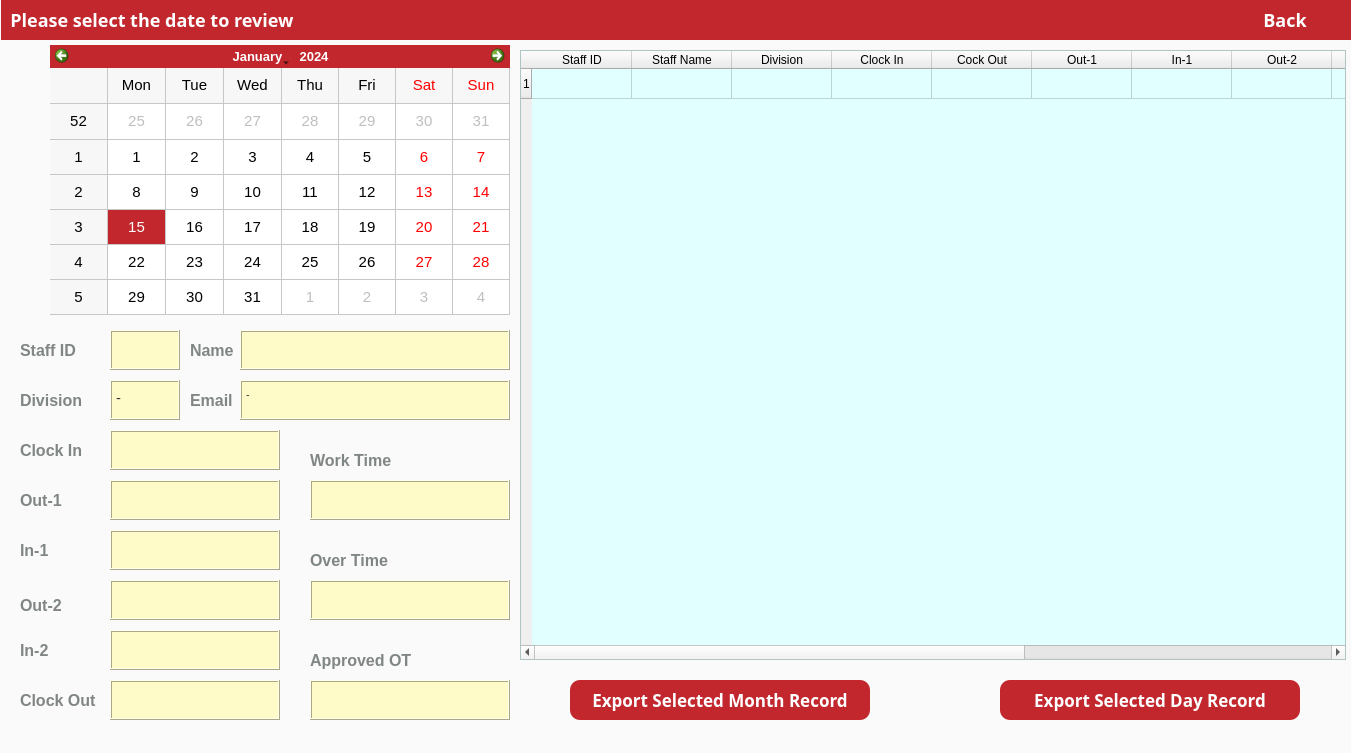
<?xml version="1.0" encoding="UTF-8"?>
<ui version="4.0">
 <class>ClockReview</class>
 <widget class="QMainWindow" name="ClockReview">
  <property name="geometry">
   <rect>
    <x>0</x>
    <y>0</y>
    <width>1351</width>
    <height>753</height>
   </rect>
  </property>
  <property name="minimumSize">
   <size>
    <width>1351</width>
    <height>753</height>
   </size>
  </property>
  <property name="maximumSize">
   <size>
    <width>1351</width>
    <height>753</height>
   </size>
  </property>
  <property name="windowTitle">
   <string>Clock In &amp; Out Review</string>
  </property>
  <property name="styleSheet">
   <string notr="true">QMainWindow {
	background-color:rgb(250, 250, 250);
}

</string>
  </property>
  <widget class="QWidget" name="centralwidget">
   <widget class="QCalendarWidget" name="calendarWidget">
    <property name="geometry">
     <rect>
      <x>50</x>
      <y>45</y>
      <width>460</width>
      <height>270</height>
     </rect>
    </property>
    <property name="font">
     <font>
      <pointsize>10</pointsize>
     </font>
    </property>
    <property name="autoFillBackground">
     <bool>false</bool>
    </property>
    <property name="styleSheet">
     <string notr="true">QCalendarWidget QTableView {
    selection-background-color: #C1272D;
	font-size: 15px;
}

#qt_calendar_navigationbar {
    background-color: #C1272D;
	font-weight: bold;
    color: white;
}</string>
    </property>
    <property name="gridVisible">
     <bool>true</bool>
    </property>
    <property name="navigationBarVisible">
     <bool>true</bool>
    </property>
   </widget>
   <widget class="QLabel" name="label_13">
    <property name="geometry">
     <rect>
      <x>20</x>
      <y>630</y>
      <width>50</width>
      <height>40</height>
     </rect>
    </property>
    <property name="font">
     <font>
      <family>Microsoft Yahei UI</family>
      <pointsize>-1</pointsize>
      <weight>75</weight>
      <bold>true</bold>
     </font>
    </property>
    <property name="styleSheet">
     <string notr="true">QLabel
{
    font-family:Microsoft Yahei UI;
    font-size:16px; 
	font-weight: bold;
    color:rgb(128, 134, 132)
}</string>
    </property>
    <property name="text">
     <string>In-2</string>
    </property>
   </widget>
   <widget class="QLabel" name="label_10">
    <property name="geometry">
     <rect>
      <x>20</x>
      <y>480</y>
      <width>60</width>
      <height>40</height>
     </rect>
    </property>
    <property name="font">
     <font>
      <family>Microsoft Yahei UI</family>
      <pointsize>-1</pointsize>
      <weight>75</weight>
      <bold>true</bold>
     </font>
    </property>
    <property name="styleSheet">
     <string notr="true">QLabel
{
    font-family:Microsoft Yahei UI;
    font-size:16px; 
	font-weight: bold;
    color:rgb(128, 134, 132)
}</string>
    </property>
    <property name="text">
     <string>Out-1</string>
    </property>
   </widget>
   <widget class="QLabel" name="label_12">
    <property name="geometry">
     <rect>
      <x>20</x>
      <y>590</y>
      <width>60</width>
      <height>31</height>
     </rect>
    </property>
    <property name="font">
     <font>
      <family>Microsoft Yahei UI</family>
      <pointsize>-1</pointsize>
      <weight>75</weight>
      <bold>true</bold>
     </font>
    </property>
    <property name="styleSheet">
     <string notr="true">QLabel
{
    font-family:Microsoft Yahei UI;
    font-size:16px; 
	font-weight: bold;
    color:rgb(128, 134, 132)
}</string>
    </property>
    <property name="text">
     <string>Out-2</string>
    </property>
   </widget>
   <widget class="QLabel" name="label_3">
    <property name="geometry">
     <rect>
      <x>20</x>
      <y>430</y>
      <width>90</width>
      <height>40</height>
     </rect>
    </property>
    <property name="font">
     <font>
      <family>Microsoft Yahei UI</family>
      <pointsize>-1</pointsize>
      <weight>75</weight>
      <bold>true</bold>
     </font>
    </property>
    <property name="styleSheet">
     <string notr="true">QLabel
{
    font-family:Microsoft Yahei UI;
    font-size:16px; 
	font-weight: bold;
    color:rgb(128, 134, 132)
}</string>
    </property>
    <property name="text">
     <string>Clock In</string>
    </property>
   </widget>
   <widget class="QPushButton" name="pushButton_2">
    <property name="geometry">
     <rect>
      <x>1220</x>
      <y>0</y>
      <width>130</width>
      <height>40</height>
     </rect>
    </property>
    <property name="maximumSize">
     <size>
      <width>1548</width>
      <height>753</height>
     </size>
    </property>
    <property name="styleSheet">
     <string notr="true">QPushButton
{
    /*字体为微软雅黑*/
    font-family:Microsoft Yahei;
    /*字体大小为20点*/
    font-size:18px;
    /*字体颜色为白色*/
	font-weight:bold;    
    color:white;
    /*背景颜色*/  
    background-color:#C1272D;
    /*边框圆角半径为8像素*/ 
    border-radius:10px;
}

/*按钮停留态*/
QPushButton:hover
{
    /*背景颜色*/  
    background-color:#9e1e24;
    padding-left:-3px;
    /*上内边距为3像素，让按下时字向下移动3像素*/  
    padding-top:-3px;
}

/*按钮按下态*/
QPushButton:pressed
{
    /*背景颜色*/  
    background-color:#CD5257;
    /*左内边距为3像素，让按下时字向右移动3像素*/  
    padding-left:3px;
    /*上内边距为3像素，让按下时字向下移动3像素*/  
    padding-top:3px;
}</string>
    </property>
    <property name="text">
     <string>Back</string>
    </property>
   </widget>
   <widget class="QLabel" name="label_11">
    <property name="geometry">
     <rect>
      <x>20</x>
      <y>530</y>
      <width>60</width>
      <height>40</height>
     </rect>
    </property>
    <property name="font">
     <font>
      <family>Microsoft Yahei UI</family>
      <pointsize>-1</pointsize>
      <weight>75</weight>
      <bold>true</bold>
     </font>
    </property>
    <property name="styleSheet">
     <string notr="true">QLabel
{
    font-family:Microsoft Yahei UI;
    font-size:16px; 
	font-weight: bold;
    color:rgb(128, 134, 132)
}</string>
    </property>
    <property name="text">
     <string>In-1</string>
    </property>
   </widget>
   <widget class="QPushButton" name="pushButton">
    <property name="geometry">
     <rect>
      <x>1000</x>
      <y>680</y>
      <width>300</width>
      <height>40</height>
     </rect>
    </property>
    <property name="font">
     <font>
      <family>Microsoft Yahei</family>
      <pointsize>-1</pointsize>
      <weight>75</weight>
      <bold>true</bold>
     </font>
    </property>
    <property name="styleSheet">
     <string notr="true">QPushButton
{
    /*字体为微软雅黑*/
    font-family:Microsoft Yahei;
    /*字体大小为20点*/
    font-size:17px;
    /*字体颜色为白色*/
	font-weight: bold;    
    color:white;
    /*背景颜色*/  
    background-color:#C1272D;
    /*边框圆角半径为8像素*/ 
    border-radius:10px;
}

/*按钮停留态*/
QPushButton:hover
{
    /*背景颜色*/  
    background-color:#9e1e24;
    padding-left:-3px;
    /*上内边距为3像素，让按下时字向下移动3像素*/  
    padding-top:-3px;
}

/*按钮按下态*/
QPushButton:pressed
{
    /*背景颜色*/  
    background-color:#CD5257;
    /*左内边距为3像素，让按下时字向右移动3像素*/  
    padding-left:3px;
    /*上内边距为3像素，让按下时字向下移动3像素*/  
    padding-top:3px;
}</string>
    </property>
    <property name="text">
     <string>Export Selected Day Record</string>
    </property>
   </widget>
   <widget class="QLabel" name="label_2">
    <property name="geometry">
     <rect>
      <x>1</x>
      <y>0</y>
      <width>1350</width>
      <height>40</height>
     </rect>
    </property>
    <property name="styleSheet">
     <string notr="true">QWidget
{
    /*字体为微软雅黑*/
    font-family:Microsoft Yahei;
    /*字体大小为20点*/
    font-size:18px;
    /*字体颜色为白色*/    
	font-weight:bold;
    color:white;
    /*背景颜色*/  
    background-color:#C1272D;

}
</string>
    </property>
    <property name="text">
     <string>  Please select the date to review</string>
    </property>
    <property name="alignment">
     <set>Qt::AlignLeading|Qt::AlignLeft|Qt::AlignVCenter</set>
    </property>
   </widget>
   <widget class="QTableWidget" name="tableWidget_3">
    <property name="geometry">
     <rect>
      <x>520</x>
      <y>50</y>
      <width>826</width>
      <height>610</height>
     </rect>
    </property>
    <property name="font">
     <font>
      <pointsize>9</pointsize>
     </font>
    </property>
    <property name="styleSheet">
     <string notr="true">QTableWidget
{
	background-color: rgb(225, 255, 254);

}</string>
    </property>
    <property name="frameShape">
     <enum>QFrame::StyledPanel</enum>
    </property>
    <property name="frameShadow">
     <enum>QFrame::Sunken</enum>
    </property>
    <property name="sizeAdjustPolicy">
     <enum>QAbstractScrollArea::AdjustToContentsOnFirstShow</enum>
    </property>
    <property name="selectionBehavior">
     <enum>QAbstractItemView::SelectRows</enum>
    </property>
    <property name="showGrid">
     <bool>true</bool>
    </property>
    <property name="gridStyle">
     <enum>Qt::SolidLine</enum>
    </property>
    <property name="rowCount">
     <number>1</number>
    </property>
    <property name="columnCount">
     <number>13</number>
    </property>
    <attribute name="horizontalHeaderCascadingSectionResizes">
     <bool>true</bool>
    </attribute>
    <attribute name="verticalHeaderShowSortIndicator" stdset="0">
     <bool>false</bool>
    </attribute>
    <attribute name="verticalHeaderStretchLastSection">
     <bool>false</bool>
    </attribute>
    <row/>
    <column>
     <property name="text">
      <string>Staff ID</string>
     </property>
    </column>
    <column>
     <property name="text">
      <string>Staff Name</string>
     </property>
    </column>
    <column>
     <property name="text">
      <string>Division</string>
     </property>
    </column>
    <column>
     <property name="text">
      <string>Clock In</string>
     </property>
    </column>
    <column>
     <property name="text">
      <string>Cock Out</string>
     </property>
    </column>
    <column>
     <property name="text">
      <string>Out-1</string>
     </property>
    </column>
    <column>
     <property name="text">
      <string>In-1</string>
     </property>
    </column>
    <column>
     <property name="text">
      <string>Out-2</string>
     </property>
    </column>
    <column>
     <property name="text">
      <string>In-2</string>
     </property>
    </column>
    <column>
     <property name="text">
      <string>Work Time</string>
     </property>
    </column>
    <column>
     <property name="text">
      <string>Over Time</string>
     </property>
    </column>
    <column>
     <property name="text">
      <string>Approved OT</string>
     </property>
    </column>
    <column>
     <property name="text">
      <string>Email</string>
     </property>
    </column>
   </widget>
   <widget class="QLabel" name="label_8">
    <property name="geometry">
     <rect>
      <x>20</x>
      <y>330</y>
      <width>90</width>
      <height>40</height>
     </rect>
    </property>
    <property name="font">
     <font>
      <family>Microsoft Yahei UI</family>
      <pointsize>-1</pointsize>
      <weight>75</weight>
      <bold>true</bold>
     </font>
    </property>
    <property name="styleSheet">
     <string notr="true">QLabel
{
    font-family:Microsoft Yahei UI;
    font-size:16px; 
	font-weight: bold;
    color:rgb(128, 134, 132)
}</string>
    </property>
    <property name="text">
     <string>Staff ID</string>
    </property>
   </widget>
   <widget class="QTextEdit" name="textEdit_10">
    <property name="geometry">
     <rect>
      <x>110</x>
      <y>330</y>
      <width>70</width>
      <height>40</height>
     </rect>
    </property>
    <property name="styleSheet">
     <string notr="true">QTextEdit

{
    /*字体为微软雅黑*/
    font-family:Microsoft Yahei;
    /*字体大小为20点*/
	color:rgb(50, 50, 50);
   font-size:15px;
	background-color:rgb(255, 251, 201);
}
</string>
    </property>
    <property name="frameShape">
     <enum>QFrame::Box</enum>
    </property>
    <property name="frameShadow">
     <enum>QFrame::Raised</enum>
    </property>
    <property name="lineWidth">
     <number>1</number>
    </property>
    <property name="html">
     <string>&lt;!DOCTYPE HTML PUBLIC &quot;-//W3C//DTD HTML 4.0//EN&quot; &quot;http://www.w3.org/TR/REC-html40/strict.dtd&quot;&gt;
&lt;html&gt;&lt;head&gt;&lt;meta name=&quot;qrichtext&quot; content=&quot;1&quot; /&gt;&lt;style type=&quot;text/css&quot;&gt;
p, li { white-space: pre-wrap; }
&lt;/style&gt;&lt;/head&gt;&lt;body style=&quot; font-family:'Microsoft Yahei'; font-size:15px; font-weight:400; font-style:normal;&quot;&gt;
&lt;p style=&quot;-qt-paragraph-type:empty; margin-top:0px; margin-bottom:0px; margin-left:0px; margin-right:0px; -qt-block-indent:0; text-indent:0px;&quot;&gt;&lt;br /&gt;&lt;/p&gt;&lt;/body&gt;&lt;/html&gt;</string>
    </property>
    <property name="acceptRichText">
     <bool>false</bool>
    </property>
    <property name="textInteractionFlags">
     <set>Qt::TextSelectableByKeyboard|Qt::TextSelectableByMouse</set>
    </property>
   </widget>
   <widget class="QLabel" name="label_9">
    <property name="geometry">
     <rect>
      <x>20</x>
      <y>380</y>
      <width>90</width>
      <height>40</height>
     </rect>
    </property>
    <property name="font">
     <font>
      <family>Microsoft Yahei UI</family>
      <pointsize>-1</pointsize>
      <weight>75</weight>
      <bold>true</bold>
     </font>
    </property>
    <property name="styleSheet">
     <string notr="true">QLabel
{
    font-family:Microsoft Yahei UI;
    font-size:16px; 
	font-weight: bold;
    color:rgb(128, 134, 132)
}</string>
    </property>
    <property name="text">
     <string>Division</string>
    </property>
   </widget>
   <widget class="QTextEdit" name="textEdit_11">
    <property name="geometry">
     <rect>
      <x>110</x>
      <y>380</y>
      <width>70</width>
      <height>40</height>
     </rect>
    </property>
    <property name="styleSheet">
     <string notr="true">QTextEdit

{
    /*字体为微软雅黑*/
    font-family:Microsoft Yahei;
    /*字体大小为20点*/
	color:rgb(50, 50, 50);
   font-size:15px;
	background-color:rgb(255, 251, 201);
}
</string>
    </property>
    <property name="frameShape">
     <enum>QFrame::Box</enum>
    </property>
    <property name="frameShadow">
     <enum>QFrame::Raised</enum>
    </property>
    <property name="lineWidth">
     <number>1</number>
    </property>
    <property name="html">
     <string>&lt;!DOCTYPE HTML PUBLIC &quot;-//W3C//DTD HTML 4.0//EN&quot; &quot;http://www.w3.org/TR/REC-html40/strict.dtd&quot;&gt;
&lt;html&gt;&lt;head&gt;&lt;meta name=&quot;qrichtext&quot; content=&quot;1&quot; /&gt;&lt;style type=&quot;text/css&quot;&gt;
p, li { white-space: pre-wrap; }
&lt;/style&gt;&lt;/head&gt;&lt;body style=&quot; font-family:'Microsoft Yahei'; font-size:15px; font-weight:400; font-style:normal;&quot;&gt;
&lt;p style=&quot; margin-top:0px; margin-bottom:0px; margin-left:0px; margin-right:0px; -qt-block-indent:0; text-indent:0px;&quot;&gt;&lt;span style=&quot; font-size:15px;&quot;&gt;-&lt;/span&gt;&lt;/p&gt;&lt;/body&gt;&lt;/html&gt;</string>
    </property>
    <property name="acceptRichText">
     <bool>false</bool>
    </property>
    <property name="textInteractionFlags">
     <set>Qt::TextSelectableByKeyboard|Qt::TextSelectableByMouse</set>
    </property>
   </widget>
   <widget class="QTextEdit" name="textEdit_12">
    <property name="geometry">
     <rect>
      <x>110</x>
      <y>430</y>
      <width>170</width>
      <height>40</height>
     </rect>
    </property>
    <property name="styleSheet">
     <string notr="true">QTextEdit

{
    /*字体为微软雅黑*/
    font-family:Microsoft Yahei;
    /*字体大小为20点*/
	color:rgb(50, 50, 50);
   font-size:15px;
	background-color:rgb(255, 251, 201);
}
</string>
    </property>
    <property name="frameShape">
     <enum>QFrame::Box</enum>
    </property>
    <property name="frameShadow">
     <enum>QFrame::Raised</enum>
    </property>
    <property name="lineWidth">
     <number>1</number>
    </property>
    <property name="html">
     <string>&lt;!DOCTYPE HTML PUBLIC &quot;-//W3C//DTD HTML 4.0//EN&quot; &quot;http://www.w3.org/TR/REC-html40/strict.dtd&quot;&gt;
&lt;html&gt;&lt;head&gt;&lt;meta name=&quot;qrichtext&quot; content=&quot;1&quot; /&gt;&lt;style type=&quot;text/css&quot;&gt;
p, li { white-space: pre-wrap; }
&lt;/style&gt;&lt;/head&gt;&lt;body style=&quot; font-family:'Microsoft Yahei'; font-size:15px; font-weight:400; font-style:normal;&quot;&gt;
&lt;p style=&quot;-qt-paragraph-type:empty; margin-top:0px; margin-bottom:0px; margin-left:0px; margin-right:0px; -qt-block-indent:0; text-indent:0px;&quot;&gt;&lt;br /&gt;&lt;/p&gt;&lt;/body&gt;&lt;/html&gt;</string>
    </property>
    <property name="acceptRichText">
     <bool>false</bool>
    </property>
    <property name="textInteractionFlags">
     <set>Qt::TextSelectableByKeyboard|Qt::TextSelectableByMouse</set>
    </property>
   </widget>
   <widget class="QTextEdit" name="textEdit_13">
    <property name="geometry">
     <rect>
      <x>110</x>
      <y>480</y>
      <width>170</width>
      <height>40</height>
     </rect>
    </property>
    <property name="styleSheet">
     <string notr="true">QTextEdit

{
    /*字体为微软雅黑*/
    font-family:Microsoft Yahei;
    /*字体大小为20点*/
	color:rgb(50, 50, 50);
   font-size:15px;
	background-color:rgb(255, 251, 201);
}
</string>
    </property>
    <property name="frameShape">
     <enum>QFrame::Box</enum>
    </property>
    <property name="frameShadow">
     <enum>QFrame::Raised</enum>
    </property>
    <property name="lineWidth">
     <number>1</number>
    </property>
    <property name="html">
     <string>&lt;!DOCTYPE HTML PUBLIC &quot;-//W3C//DTD HTML 4.0//EN&quot; &quot;http://www.w3.org/TR/REC-html40/strict.dtd&quot;&gt;
&lt;html&gt;&lt;head&gt;&lt;meta name=&quot;qrichtext&quot; content=&quot;1&quot; /&gt;&lt;style type=&quot;text/css&quot;&gt;
p, li { white-space: pre-wrap; }
&lt;/style&gt;&lt;/head&gt;&lt;body style=&quot; font-family:'Microsoft Yahei'; font-size:15px; font-weight:400; font-style:normal;&quot;&gt;
&lt;p style=&quot;-qt-paragraph-type:empty; margin-top:0px; margin-bottom:0px; margin-left:0px; margin-right:0px; -qt-block-indent:0; text-indent:0px;&quot;&gt;&lt;br /&gt;&lt;/p&gt;&lt;/body&gt;&lt;/html&gt;</string>
    </property>
    <property name="acceptRichText">
     <bool>false</bool>
    </property>
    <property name="textInteractionFlags">
     <set>Qt::TextSelectableByKeyboard|Qt::TextSelectableByMouse</set>
    </property>
   </widget>
   <widget class="QTextEdit" name="textEdit_14">
    <property name="geometry">
     <rect>
      <x>110</x>
      <y>530</y>
      <width>170</width>
      <height>40</height>
     </rect>
    </property>
    <property name="styleSheet">
     <string notr="true">QTextEdit

{
    /*字体为微软雅黑*/
    font-family:Microsoft Yahei;
    /*字体大小为20点*/
	color:rgb(50, 50, 50);
   font-size:15px;
	background-color:rgb(255, 251, 201);
}
</string>
    </property>
    <property name="frameShape">
     <enum>QFrame::Box</enum>
    </property>
    <property name="frameShadow">
     <enum>QFrame::Raised</enum>
    </property>
    <property name="lineWidth">
     <number>1</number>
    </property>
    <property name="html">
     <string>&lt;!DOCTYPE HTML PUBLIC &quot;-//W3C//DTD HTML 4.0//EN&quot; &quot;http://www.w3.org/TR/REC-html40/strict.dtd&quot;&gt;
&lt;html&gt;&lt;head&gt;&lt;meta name=&quot;qrichtext&quot; content=&quot;1&quot; /&gt;&lt;style type=&quot;text/css&quot;&gt;
p, li { white-space: pre-wrap; }
&lt;/style&gt;&lt;/head&gt;&lt;body style=&quot; font-family:'Microsoft Yahei'; font-size:15px; font-weight:400; font-style:normal;&quot;&gt;
&lt;p style=&quot;-qt-paragraph-type:empty; margin-top:0px; margin-bottom:0px; margin-left:0px; margin-right:0px; -qt-block-indent:0; text-indent:0px;&quot;&gt;&lt;br /&gt;&lt;/p&gt;&lt;/body&gt;&lt;/html&gt;</string>
    </property>
    <property name="acceptRichText">
     <bool>false</bool>
    </property>
    <property name="textInteractionFlags">
     <set>Qt::TextSelectableByKeyboard|Qt::TextSelectableByMouse</set>
    </property>
   </widget>
   <widget class="QTextEdit" name="textEdit_15">
    <property name="geometry">
     <rect>
      <x>110</x>
      <y>580</y>
      <width>170</width>
      <height>40</height>
     </rect>
    </property>
    <property name="styleSheet">
     <string notr="true">QTextEdit

{
    /*字体为微软雅黑*/
    font-family:Microsoft Yahei;
    /*字体大小为20点*/
	color:rgb(50, 50, 50);
   font-size:15px;
	background-color:rgb(255, 251, 201);
}
</string>
    </property>
    <property name="frameShape">
     <enum>QFrame::Box</enum>
    </property>
    <property name="frameShadow">
     <enum>QFrame::Raised</enum>
    </property>
    <property name="lineWidth">
     <number>1</number>
    </property>
    <property name="html">
     <string>&lt;!DOCTYPE HTML PUBLIC &quot;-//W3C//DTD HTML 4.0//EN&quot; &quot;http://www.w3.org/TR/REC-html40/strict.dtd&quot;&gt;
&lt;html&gt;&lt;head&gt;&lt;meta name=&quot;qrichtext&quot; content=&quot;1&quot; /&gt;&lt;style type=&quot;text/css&quot;&gt;
p, li { white-space: pre-wrap; }
&lt;/style&gt;&lt;/head&gt;&lt;body style=&quot; font-family:'Microsoft Yahei'; font-size:15px; font-weight:400; font-style:normal;&quot;&gt;
&lt;p style=&quot;-qt-paragraph-type:empty; margin-top:0px; margin-bottom:0px; margin-left:0px; margin-right:0px; -qt-block-indent:0; text-indent:0px;&quot;&gt;&lt;br /&gt;&lt;/p&gt;&lt;/body&gt;&lt;/html&gt;</string>
    </property>
    <property name="acceptRichText">
     <bool>false</bool>
    </property>
    <property name="textInteractionFlags">
     <set>Qt::TextSelectableByKeyboard|Qt::TextSelectableByMouse</set>
    </property>
   </widget>
   <widget class="QTextEdit" name="textEdit_16">
    <property name="geometry">
     <rect>
      <x>110</x>
      <y>630</y>
      <width>170</width>
      <height>40</height>
     </rect>
    </property>
    <property name="styleSheet">
     <string notr="true">QTextEdit

{
    /*字体为微软雅黑*/
    font-family:Microsoft Yahei;
    /*字体大小为20点*/
	color:rgb(50, 50, 50);
   font-size:15px;
	background-color:rgb(255, 251, 201);
}
</string>
    </property>
    <property name="frameShape">
     <enum>QFrame::Box</enum>
    </property>
    <property name="frameShadow">
     <enum>QFrame::Raised</enum>
    </property>
    <property name="lineWidth">
     <number>1</number>
    </property>
    <property name="html">
     <string>&lt;!DOCTYPE HTML PUBLIC &quot;-//W3C//DTD HTML 4.0//EN&quot; &quot;http://www.w3.org/TR/REC-html40/strict.dtd&quot;&gt;
&lt;html&gt;&lt;head&gt;&lt;meta name=&quot;qrichtext&quot; content=&quot;1&quot; /&gt;&lt;style type=&quot;text/css&quot;&gt;
p, li { white-space: pre-wrap; }
&lt;/style&gt;&lt;/head&gt;&lt;body style=&quot; font-family:'Microsoft Yahei'; font-size:15px; font-weight:400; font-style:normal;&quot;&gt;
&lt;p style=&quot;-qt-paragraph-type:empty; margin-top:0px; margin-bottom:0px; margin-left:0px; margin-right:0px; -qt-block-indent:0; text-indent:0px;&quot;&gt;&lt;br /&gt;&lt;/p&gt;&lt;/body&gt;&lt;/html&gt;</string>
    </property>
    <property name="acceptRichText">
     <bool>false</bool>
    </property>
    <property name="textInteractionFlags">
     <set>Qt::TextSelectableByKeyboard|Qt::TextSelectableByMouse</set>
    </property>
   </widget>
   <widget class="QLabel" name="label_5">
    <property name="geometry">
     <rect>
      <x>310</x>
      <y>440</y>
      <width>100</width>
      <height>40</height>
     </rect>
    </property>
    <property name="font">
     <font>
      <family>Microsoft Yahei UI</family>
      <pointsize>-1</pointsize>
      <weight>75</weight>
      <bold>true</bold>
     </font>
    </property>
    <property name="styleSheet">
     <string notr="true">QLabel
{
    font-family:Microsoft Yahei UI;
    font-size:16px; 
	font-weight: bold;
    color:rgb(128, 134, 132)
}</string>
    </property>
    <property name="text">
     <string>Work Time</string>
    </property>
   </widget>
   <widget class="QTextEdit" name="textEdit_18">
    <property name="geometry">
     <rect>
      <x>310</x>
      <y>480</y>
      <width>200</width>
      <height>40</height>
     </rect>
    </property>
    <property name="styleSheet">
     <string notr="true">QTextEdit

{
    /*字体为微软雅黑*/
    font-family:Microsoft Yahei;
    /*字体大小为20点*/
	color:rgb(50, 50, 50);
   font-size:15px;
	background-color:rgb(255, 251, 201);
}
</string>
    </property>
    <property name="frameShape">
     <enum>QFrame::Box</enum>
    </property>
    <property name="frameShadow">
     <enum>QFrame::Raised</enum>
    </property>
    <property name="lineWidth">
     <number>1</number>
    </property>
    <property name="html">
     <string>&lt;!DOCTYPE HTML PUBLIC &quot;-//W3C//DTD HTML 4.0//EN&quot; &quot;http://www.w3.org/TR/REC-html40/strict.dtd&quot;&gt;
&lt;html&gt;&lt;head&gt;&lt;meta name=&quot;qrichtext&quot; content=&quot;1&quot; /&gt;&lt;style type=&quot;text/css&quot;&gt;
p, li { white-space: pre-wrap; }
&lt;/style&gt;&lt;/head&gt;&lt;body style=&quot; font-family:'Microsoft Yahei'; font-size:15px; font-weight:400; font-style:normal;&quot;&gt;
&lt;p style=&quot;-qt-paragraph-type:empty; margin-top:0px; margin-bottom:0px; margin-left:0px; margin-right:0px; -qt-block-indent:0; text-indent:0px;&quot;&gt;&lt;br /&gt;&lt;/p&gt;&lt;/body&gt;&lt;/html&gt;</string>
    </property>
    <property name="acceptRichText">
     <bool>false</bool>
    </property>
    <property name="textInteractionFlags">
     <set>Qt::TextSelectableByKeyboard|Qt::TextSelectableByMouse</set>
    </property>
   </widget>
   <widget class="QLabel" name="label_16">
    <property name="geometry">
     <rect>
      <x>190</x>
      <y>330</y>
      <width>90</width>
      <height>40</height>
     </rect>
    </property>
    <property name="font">
     <font>
      <family>Microsoft Yahei UI</family>
      <pointsize>-1</pointsize>
      <weight>75</weight>
      <bold>true</bold>
     </font>
    </property>
    <property name="styleSheet">
     <string notr="true">QLabel
{
    font-family:Microsoft Yahei UI;
    font-size:16px; 
	font-weight: bold;
    color:rgb(128, 134, 132)
}</string>
    </property>
    <property name="text">
     <string>Name</string>
    </property>
   </widget>
   <widget class="QTextEdit" name="textEdit_19">
    <property name="geometry">
     <rect>
      <x>240</x>
      <y>330</y>
      <width>270</width>
      <height>40</height>
     </rect>
    </property>
    <property name="styleSheet">
     <string notr="true">QTextEdit

{
    /*字体为微软雅黑*/
    font-family:Microsoft Yahei;
    /*字体大小为20点*/
	color:rgb(50, 50, 50);
   font-size:15px;
	background-color:rgb(255, 251, 201);
}
</string>
    </property>
    <property name="frameShape">
     <enum>QFrame::Box</enum>
    </property>
    <property name="frameShadow">
     <enum>QFrame::Raised</enum>
    </property>
    <property name="lineWidth">
     <number>1</number>
    </property>
    <property name="html">
     <string>&lt;!DOCTYPE HTML PUBLIC &quot;-//W3C//DTD HTML 4.0//EN&quot; &quot;http://www.w3.org/TR/REC-html40/strict.dtd&quot;&gt;
&lt;html&gt;&lt;head&gt;&lt;meta name=&quot;qrichtext&quot; content=&quot;1&quot; /&gt;&lt;style type=&quot;text/css&quot;&gt;
p, li { white-space: pre-wrap; }
&lt;/style&gt;&lt;/head&gt;&lt;body style=&quot; font-family:'Microsoft Yahei'; font-size:15px; font-weight:400; font-style:normal;&quot;&gt;
&lt;p style=&quot;-qt-paragraph-type:empty; margin-top:0px; margin-bottom:0px; margin-left:0px; margin-right:0px; -qt-block-indent:0; text-indent:0px;&quot;&gt;&lt;br /&gt;&lt;/p&gt;&lt;/body&gt;&lt;/html&gt;</string>
    </property>
    <property name="acceptRichText">
     <bool>false</bool>
    </property>
    <property name="textInteractionFlags">
     <set>Qt::TextSelectableByKeyboard|Qt::TextSelectableByMouse</set>
    </property>
   </widget>
   <widget class="QTextEdit" name="textEdit_20">
    <property name="geometry">
     <rect>
      <x>240</x>
      <y>380</y>
      <width>270</width>
      <height>40</height>
     </rect>
    </property>
    <property name="font">
     <font>
      <family>Microsoft Yahei</family>
      <pointsize>-1</pointsize>
     </font>
    </property>
    <property name="styleSheet">
     <string notr="true">QTextEdit
{
    /*字体为微软雅黑*/
    font-family:Microsoft Yahei;
    /*字体大小为20点*/
	color:rgb(50, 50, 50);
   font-size:15px;
	background-color:rgb(255, 251, 201);
}</string>
    </property>
    <property name="frameShape">
     <enum>QFrame::Box</enum>
    </property>
    <property name="frameShadow">
     <enum>QFrame::Raised</enum>
    </property>
    <property name="lineWidth">
     <number>1</number>
    </property>
    <property name="html">
     <string>&lt;!DOCTYPE HTML PUBLIC &quot;-//W3C//DTD HTML 4.0//EN&quot; &quot;http://www.w3.org/TR/REC-html40/strict.dtd&quot;&gt;
&lt;html&gt;&lt;head&gt;&lt;meta name=&quot;qrichtext&quot; content=&quot;1&quot; /&gt;&lt;style type=&quot;text/css&quot;&gt;
p, li { white-space: pre-wrap; }
&lt;/style&gt;&lt;/head&gt;&lt;body style=&quot; font-family:'Microsoft Yahei'; font-size:15px; font-weight:400; font-style:normal;&quot;&gt;
&lt;p style=&quot; margin-top:0px; margin-bottom:0px; margin-left:0px; margin-right:0px; -qt-block-indent:0; text-indent:0px;&quot;&gt;&lt;span style=&quot; font-size:11px;&quot;&gt;-&lt;/span&gt;&lt;/p&gt;&lt;/body&gt;&lt;/html&gt;</string>
    </property>
    <property name="acceptRichText">
     <bool>false</bool>
    </property>
    <property name="textInteractionFlags">
     <set>Qt::TextSelectableByKeyboard|Qt::TextSelectableByMouse</set>
    </property>
   </widget>
   <widget class="QLabel" name="label_17">
    <property name="geometry">
     <rect>
      <x>190</x>
      <y>380</y>
      <width>70</width>
      <height>40</height>
     </rect>
    </property>
    <property name="maximumSize">
     <size>
      <width>1548</width>
      <height>753</height>
     </size>
    </property>
    <property name="font">
     <font>
      <family>Microsoft Yahei UI</family>
      <pointsize>-1</pointsize>
      <weight>75</weight>
      <bold>true</bold>
     </font>
    </property>
    <property name="styleSheet">
     <string notr="true">QLabel
{
    font-family:Microsoft Yahei UI;
    font-size:16px; 
	font-weight: bold;
    color:rgb(128, 134, 132)
}</string>
    </property>
    <property name="text">
     <string>Email</string>
    </property>
   </widget>
   <widget class="QLabel" name="label_6">
    <property name="geometry">
     <rect>
      <x>310</x>
      <y>540</y>
      <width>111</width>
      <height>40</height>
     </rect>
    </property>
    <property name="font">
     <font>
      <family>Microsoft Yahei UI</family>
      <pointsize>-1</pointsize>
      <weight>75</weight>
      <bold>true</bold>
     </font>
    </property>
    <property name="styleSheet">
     <string notr="true">QLabel
{
    font-family:Microsoft Yahei UI;
    font-size:16px; 
	font-weight: bold;
    color:rgb(128, 134, 132)
}</string>
    </property>
    <property name="text">
     <string>Over Time</string>
    </property>
   </widget>
   <widget class="QTextEdit" name="textEdit_21">
    <property name="geometry">
     <rect>
      <x>310</x>
      <y>580</y>
      <width>200</width>
      <height>40</height>
     </rect>
    </property>
    <property name="styleSheet">
     <string notr="true">QTextEdit

{
    /*字体为微软雅黑*/
    font-family:Microsoft Yahei;
    /*字体大小为20点*/
	color:rgb(50, 50, 50);
   font-size:15px;
	background-color:rgb(255, 251, 201);
}
</string>
    </property>
    <property name="frameShape">
     <enum>QFrame::Box</enum>
    </property>
    <property name="frameShadow">
     <enum>QFrame::Raised</enum>
    </property>
    <property name="lineWidth">
     <number>1</number>
    </property>
    <property name="html">
     <string>&lt;!DOCTYPE HTML PUBLIC &quot;-//W3C//DTD HTML 4.0//EN&quot; &quot;http://www.w3.org/TR/REC-html40/strict.dtd&quot;&gt;
&lt;html&gt;&lt;head&gt;&lt;meta name=&quot;qrichtext&quot; content=&quot;1&quot; /&gt;&lt;style type=&quot;text/css&quot;&gt;
p, li { white-space: pre-wrap; }
&lt;/style&gt;&lt;/head&gt;&lt;body style=&quot; font-family:'Microsoft Yahei'; font-size:15px; font-weight:400; font-style:normal;&quot;&gt;
&lt;p style=&quot;-qt-paragraph-type:empty; margin-top:0px; margin-bottom:0px; margin-left:0px; margin-right:0px; -qt-block-indent:0; text-indent:0px;&quot;&gt;&lt;br /&gt;&lt;/p&gt;&lt;/body&gt;&lt;/html&gt;</string>
    </property>
    <property name="acceptRichText">
     <bool>false</bool>
    </property>
    <property name="textInteractionFlags">
     <set>Qt::TextSelectableByKeyboard|Qt::TextSelectableByMouse</set>
    </property>
   </widget>
   <widget class="QLabel" name="label_14">
    <property name="geometry">
     <rect>
      <x>20</x>
      <y>680</y>
      <width>91</width>
      <height>40</height>
     </rect>
    </property>
    <property name="font">
     <font>
      <family>Microsoft Yahei UI</family>
      <pointsize>-1</pointsize>
      <weight>75</weight>
      <bold>true</bold>
     </font>
    </property>
    <property name="styleSheet">
     <string notr="true">QLabel
{
    font-family:Microsoft Yahei UI;
    font-size:16px; 
	font-weight: bold;
    color:rgb(128, 134, 132)
}</string>
    </property>
    <property name="text">
     <string>Clock Out</string>
    </property>
   </widget>
   <widget class="QTextEdit" name="textEdit_17">
    <property name="geometry">
     <rect>
      <x>110</x>
      <y>680</y>
      <width>170</width>
      <height>40</height>
     </rect>
    </property>
    <property name="styleSheet">
     <string notr="true">QTextEdit

{
    /*字体为微软雅黑*/
    font-family:Microsoft Yahei;
    /*字体大小为20点*/
	color:rgb(50, 50, 50);
   font-size:15px;
	background-color:rgb(255, 251, 201);
}
</string>
    </property>
    <property name="frameShape">
     <enum>QFrame::Box</enum>
    </property>
    <property name="frameShadow">
     <enum>QFrame::Raised</enum>
    </property>
    <property name="lineWidth">
     <number>1</number>
    </property>
    <property name="html">
     <string>&lt;!DOCTYPE HTML PUBLIC &quot;-//W3C//DTD HTML 4.0//EN&quot; &quot;http://www.w3.org/TR/REC-html40/strict.dtd&quot;&gt;
&lt;html&gt;&lt;head&gt;&lt;meta name=&quot;qrichtext&quot; content=&quot;1&quot; /&gt;&lt;style type=&quot;text/css&quot;&gt;
p, li { white-space: pre-wrap; }
&lt;/style&gt;&lt;/head&gt;&lt;body style=&quot; font-family:'Microsoft Yahei'; font-size:15px; font-weight:400; font-style:normal;&quot;&gt;
&lt;p style=&quot;-qt-paragraph-type:empty; margin-top:0px; margin-bottom:0px; margin-left:0px; margin-right:0px; -qt-block-indent:0; text-indent:0px;&quot;&gt;&lt;br /&gt;&lt;/p&gt;&lt;/body&gt;&lt;/html&gt;</string>
    </property>
    <property name="acceptRichText">
     <bool>false</bool>
    </property>
    <property name="textInteractionFlags">
     <set>Qt::TextSelectableByKeyboard|Qt::TextSelectableByMouse</set>
    </property>
   </widget>
   <widget class="QLabel" name="label_7">
    <property name="geometry">
     <rect>
      <x>310</x>
      <y>640</y>
      <width>141</width>
      <height>40</height>
     </rect>
    </property>
    <property name="font">
     <font>
      <family>Microsoft Yahei UI</family>
      <pointsize>-1</pointsize>
      <weight>75</weight>
      <bold>true</bold>
     </font>
    </property>
    <property name="styleSheet">
     <string notr="true">QLabel
{
    font-family:Microsoft Yahei UI;
    font-size:16px; 
	font-weight: bold;
    color:rgb(128, 134, 132)
}</string>
    </property>
    <property name="text">
     <string>Approved OT</string>
    </property>
   </widget>
   <widget class="QTextEdit" name="textEdit_22">
    <property name="geometry">
     <rect>
      <x>310</x>
      <y>680</y>
      <width>200</width>
      <height>40</height>
     </rect>
    </property>
    <property name="styleSheet">
     <string notr="true">QTextEdit

{
    /*字体为微软雅黑*/
    font-family:Microsoft Yahei;
    /*字体大小为20点*/
	color:rgb(50, 50, 50);
   font-size:15px;
	background-color:rgb(255, 251, 201);
}
</string>
    </property>
    <property name="frameShape">
     <enum>QFrame::Box</enum>
    </property>
    <property name="frameShadow">
     <enum>QFrame::Raised</enum>
    </property>
    <property name="lineWidth">
     <number>1</number>
    </property>
    <property name="html">
     <string>&lt;!DOCTYPE HTML PUBLIC &quot;-//W3C//DTD HTML 4.0//EN&quot; &quot;http://www.w3.org/TR/REC-html40/strict.dtd&quot;&gt;
&lt;html&gt;&lt;head&gt;&lt;meta name=&quot;qrichtext&quot; content=&quot;1&quot; /&gt;&lt;style type=&quot;text/css&quot;&gt;
p, li { white-space: pre-wrap; }
&lt;/style&gt;&lt;/head&gt;&lt;body style=&quot; font-family:'Microsoft Yahei'; font-size:15px; font-weight:400; font-style:normal;&quot;&gt;
&lt;p style=&quot;-qt-paragraph-type:empty; margin-top:0px; margin-bottom:0px; margin-left:0px; margin-right:0px; -qt-block-indent:0; text-indent:0px;&quot;&gt;&lt;br /&gt;&lt;/p&gt;&lt;/body&gt;&lt;/html&gt;</string>
    </property>
    <property name="acceptRichText">
     <bool>false</bool>
    </property>
    <property name="textInteractionFlags">
     <set>Qt::TextSelectableByKeyboard|Qt::TextSelectableByMouse</set>
    </property>
   </widget>
   <widget class="QPushButton" name="pushButton_3">
    <property name="geometry">
     <rect>
      <x>570</x>
      <y>680</y>
      <width>300</width>
      <height>40</height>
     </rect>
    </property>
    <property name="font">
     <font>
      <family>Microsoft Yahei</family>
      <pointsize>-1</pointsize>
      <weight>75</weight>
      <bold>true</bold>
     </font>
    </property>
    <property name="styleSheet">
     <string notr="true">QPushButton
{
    /*字体为微软雅黑*/
    font-family:Microsoft Yahei;
    /*字体大小为20点*/
    font-size:17px;
    /*字体颜色为白色*/
	font-weight: bold;    
    color:white;
    /*背景颜色*/  
    background-color:#C1272D;
    /*边框圆角半径为8像素*/ 
    border-radius:10px;
}

/*按钮停留态*/
QPushButton:hover
{
    /*背景颜色*/  
    background-color:#9e1e24;
    padding-left:-3px;
    /*上内边距为3像素，让按下时字向下移动3像素*/  
    padding-top:-3px;
}

/*按钮按下态*/
QPushButton:pressed
{
    /*背景颜色*/  
    background-color:#CD5257;
    /*左内边距为3像素，让按下时字向右移动3像素*/  
    padding-left:3px;
    /*上内边距为3像素，让按下时字向下移动3像素*/  
    padding-top:3px;
}</string>
    </property>
    <property name="text">
     <string>Export Selected Month Record</string>
    </property>
   </widget>
   <zorder>calendarWidget</zorder>
   <zorder>label_13</zorder>
   <zorder>label_10</zorder>
   <zorder>label_12</zorder>
   <zorder>label_3</zorder>
   <zorder>label_11</zorder>
   <zorder>pushButton</zorder>
   <zorder>label_2</zorder>
   <zorder>tableWidget_3</zorder>
   <zorder>label_8</zorder>
   <zorder>textEdit_10</zorder>
   <zorder>label_9</zorder>
   <zorder>textEdit_11</zorder>
   <zorder>textEdit_12</zorder>
   <zorder>textEdit_13</zorder>
   <zorder>textEdit_14</zorder>
   <zorder>textEdit_15</zorder>
   <zorder>textEdit_16</zorder>
   <zorder>label_5</zorder>
   <zorder>textEdit_18</zorder>
   <zorder>label_16</zorder>
   <zorder>textEdit_19</zorder>
   <zorder>textEdit_20</zorder>
   <zorder>label_17</zorder>
   <zorder>label_6</zorder>
   <zorder>textEdit_21</zorder>
   <zorder>label_14</zorder>
   <zorder>textEdit_17</zorder>
   <zorder>label_7</zorder>
   <zorder>textEdit_22</zorder>
   <zorder>pushButton_2</zorder>
   <zorder>pushButton_3</zorder>
  </widget>
 </widget>
 <resources/>
 <connections/>
</ui>
